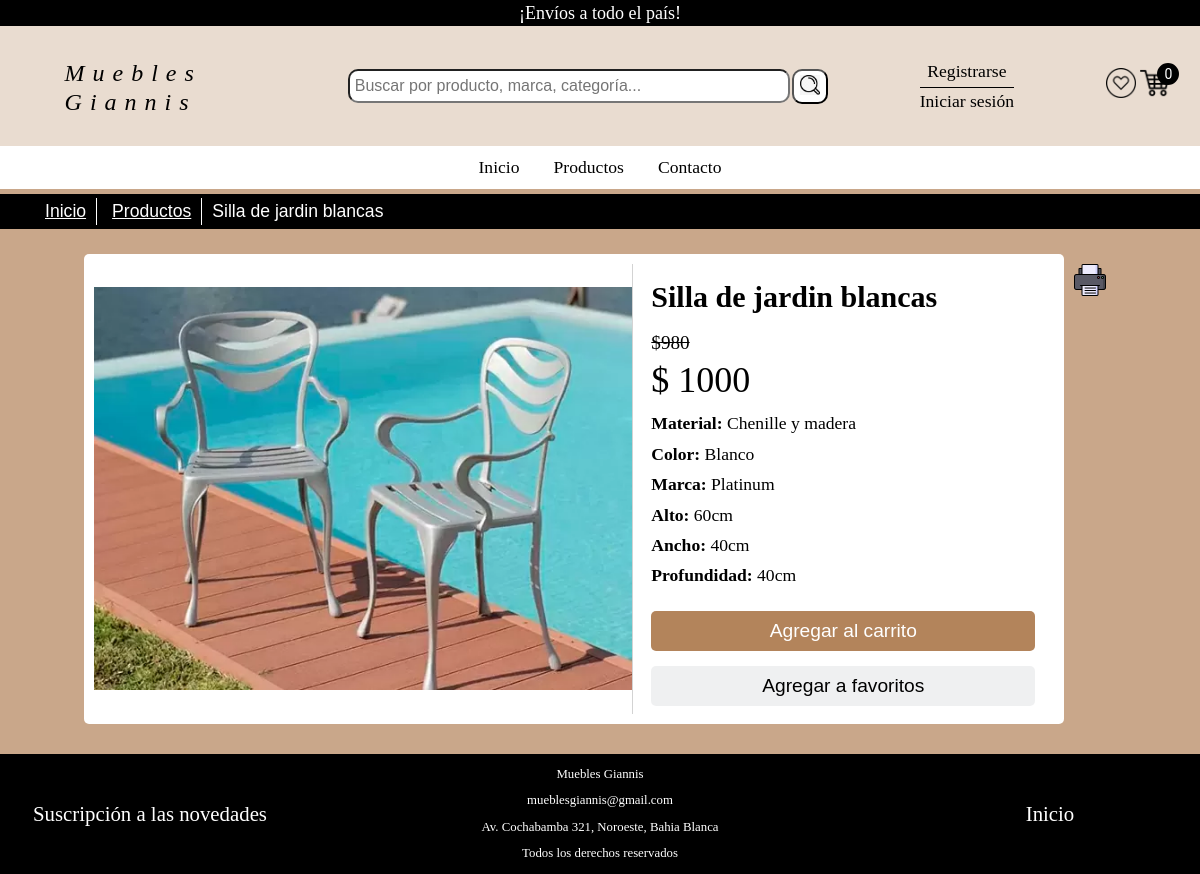
The page /vistas/detalleArticulo.php?art=jasi1 on the database its author committed.
### tables this page shows
CREATE TABLE `producto` (
  `id` int(255) NOT NULL,
  `codigo` varchar(10) NOT NULL,
  `descripcion` varchar(50) NOT NULL,
  `material` varchar(100) NOT NULL,
  `color` varchar(20) NOT NULL,
  `caracteristicas` varchar(500) NOT NULL,
  `marca` varchar(30) NOT NULL,
  `stock` int(6) NOT NULL,
  `precio` decimal(6,0) NOT NULL,
  `id_categoria` int(100) NOT NULL,
  `id_subcategoria` int(100) NOT NULL,
  `descuento` tinyint(2) NOT NULL DEFAULT 0
);

CREATE TABLE `imagen_productos` (
  `id` int(255) NOT NULL,
  `id_producto` int(255) NOT NULL,
  `destination` varchar(255) NOT NULL,
  `portada` tinyint(4) NOT NULL
);

### vistas/detalleArticulo.php (the view, shortened to what this page needs)
<?php
    include_once  "encabezado.php";
    include_once "pie.php";
	$ruta = "<ol class='ruta'>
				<li><a href='index.php'>Inicio</a></li>
	";
	$categoria = isset($_GET["categoria"])? $_GET["categoria"] : null;
	$subcategoria = isset($_GET["subcategoria"])? $_GET["subcategoria"]: null;
	if ($categoria != null){
		$ruta .= "<li><a href='subcategoria.php?categoria=$categoria'>Subcategorías</a></li>
			  	  <li><a href='productos.php?cate=$categoria&sub=$subcategoria'>Productos</a></li>
		";
	}
	else{
		$ruta .= "<li><a href='productos.php?productos=todos'>Productos</a></li>";
	}
	if (isset($_GET["art"])){
		$codigo = $_GET["art"] ;
		$rs = obtener_producto($codigo);
		foreach ($rs as $row) {
			$ruta .= "<li>{$row['descripcion']}</li>
				</ol>
			";
			$caracteristicas = $row["caracteristicas"];
			$arreglo_caracteristicas = explode (',', $caracteristicas);
			$id = $row["id"];
			$parrafo_caracteristica = "";
			for ($i=0; $i<count($arreglo_caracteristicas); $i++){
				$posicion = stripos ($arreglo_caracteristicas[$i],':');
				$caracteristica = substr($arreglo_caracteristicas[$i], 0, $posicion+1);
				$caracteristica = ucfirst($caracteristica);
				$detalle = substr($arreglo_caracteristicas[$i], $posicion+2, strlen($arreglo_caracteristicas[$i]));
				$caracteristica = "<b> $caracteristica </b>";
				$parrafo_caracteristica .= "<p> $caracteristica $detalle </p><br>";
			}
			if($row["stock"] == 0){
				$stock .= "
					<p>Lo sentimos, no poseemos stock de este artículo.
						Si desea saber cuando volverá a tener stock suscríbase a las novedades.
						Gracias.
					</p>
				";
			}
			else{
				$botones = "
					<input type='button' id='btn-enviar' onclick='agregarProducto($id)' class='btn' value='Agregar al carrito'>
					<input type='button' id='btn-fav' onclick='agregarFavorito($id)' class='btn' value='Agregar a favoritos'>
				";
			}
			$path = obtener_imagen_producto($id);
			$contenedor_articulo = "
				<div class='contenedor'>
					<div id='cont-images'>
						<img src='../$path' class='img-cat' title='Producto en detalle' alt='{$row["descripcion"]}'>
					</div>
					<div id='cont-descripcion'>
						<div class='cont-fund'>
							<input type='hidden' name='codigoImagen' value='$codigo'>
							<h1>{$row["descripcion"]}</h1>
			";
			if ($row["descuento"] != 0){
				$precio_descuento = $row["precio"] - ($row["precio"]*$row["descuento"]/100);
				$contenedor_articulo .=  "
					<h3 class='precio'>
						$". $precio_descuento ."
					</h3>
					<h2 id='precio'  title='El precio es: $".$row["precio"]."'>$ {$row["precio"]}</h2>
				";
			}
			else{
				$contenedor_articulo .= "
					<h2 id='precio' title='El precio es: $".$row["precio"]."'>$ {$row["precio"]}</h2>
					<input type='hidden' name='precio' value='{$row["precio"]}' />
				";
			}
			$contenedor_articulo .="
				</div>
				<div class='carac-prod'>
					<div id='carac' title='Caracteristicas'>
						<p><b>Material: </b>" .  $row["material"] . "</p><br>
						<p><b>Color:</b> " . $row["color"] . " </p><br>
						<p><b>Marca:</b> " . $row["marca"].  "</p><br>
						$parrafo_caracteristica
					</div>
				</div>
			";
			if($row["stock"] == 0){
				$contenedor_articulo .= "";
			}
			else{
				$contenedor_articulo .= $botones;
			}
			$contenedor_articulo .=	"
					</div>
				</div>
				<a href='javascript:window.print()' id='btn-imp' title='Imprimir listado'>
					<img src='../images/iconos/logo_imprimir.png' id='imprimir' title='Imprimir listado' alt='icono imprimir.'>
				</a>
			";
		}
	}
?>
<!DOCTYPE html>
<html lang="es">
<head>
	<link rel="stylesheet" type="text/css" href="../assets/css/estilos.css" media="screen">
</head>
<body>
	<header>
    	<?= imprimir_encabezado($encabezado, $encabezado_mobile); ?>
	</header>
    <main id="main">
		<?= $ruta ?>
		<?= $contenedor_articulo ?>
	</main>
	<footer id="pie">
		<?= $pie; ?>
	</footer>
</body>
</html>

### assets/css/estilos.css (style rules this page uses)
body { font-family: "Salesforce Sans", serif; font-size: 1.1rem; line-height: 1.5em; margin: 0; height: 100%; }
main { background-color: rgba(147, 81, 22,0.5); padding-top: 5px; min-height: 70vh; }
#pie { display: flex; justify-content: space-between; background-color: black; color:white; height: 120px; align-items: center; }
a { text-decoration: none; color:#000; }
.img-cat { width: 230px; height: 230px; border-bottom: 0.1px solid rgba(205,205,205,0.7); }
.btn { height: 40px; width: 200px; cursor: pointer; font-size: 1.2rem; border-radius: 5px; background-color:white; border: none; }
#btn-imp { height: 30px; margin: 10px; }
.precio { text-align: center; font-weight: normal; font-size: 1.2rem; margin: 0; margin-top: 15px; }
.ruta { width: 100%; display: flex; margin-top: 0; background: #000; padding-left: 30px; max-height: 35px; }
.ruta li { list-style-type: none; padding: 0 10px; border-right: 1px solid white; margin: 4px 0; text-decoration: underline; color: white; font-family: museosans500,arial,sans-serif; }
.ruta li a { color: white; }

### vistas/detalleArticulo.php (style rules this page uses)
main { display:flex; justify-content: center; flex-wrap:wrap; }
#carac { padding:0; display:flex; flex-wrap:wrap; justify-content:start; }
.ruta li { margin-left:5px; }
.ruta li:last-child { margin-left: 0; border:none; text-decoration: none; }
.contenedor, .contenedor-vacio { display:flex; justify-content: center; flex-wrap: wrap; margin-bottom: 30px; padding: 10px; background-color: white; width: 80%; border-radius:5px; }
.contenedor h1 { font-size: 0.9em; }
.cont-fund h1 { font-size: 30px; font-weight:600; font-family: proxima-nova; }
.precio { display:flex; text-decoration:line-through; margin: 10px 0; }
#cont-images { width: 56%; display:flex; justify-content:center; background-color:white; border-right: 1px solid #D3D3D3; }
#cont-descripcion { background-color:white; width: 40%; margin: 0 auto; }
.img-cat { object-fit: contain; height: 100%; width: 100%; border-bottom: none; }
#carac p { width:100%; margin: 2px 0; }
#btn-enviar { margin-top:20px; width:100%; background: rgba(147, 81, 22,0.7); color: white; }
#precio { font-weight: 300; font-size: 36px; font-family: "Proxima Nova"; }
h2 { margin:0; }
.cont-fund { margin-bottom:15px; }
#btn-fav { width:100%; margin-top:15px; background-color: rgba(99,110,114, 0.1); color: black; }
#btn-imp img { border:0; width:32px; height:32px; }

### rows shown on the page
producto: descripcion "Silla de jardin blancas", id.destination (picture), precio_descuento "980", precio "1000", material "Chenille y madera", color "Blanco", marca "Platinum", caracteristicas "Alto:", caracteristicas "60cm", caracteristicas "Ancho:", caracteristicas "40cm", caracteristicas "Profundidad:"

### other values the page prints
$cantidad_carrito "0"
